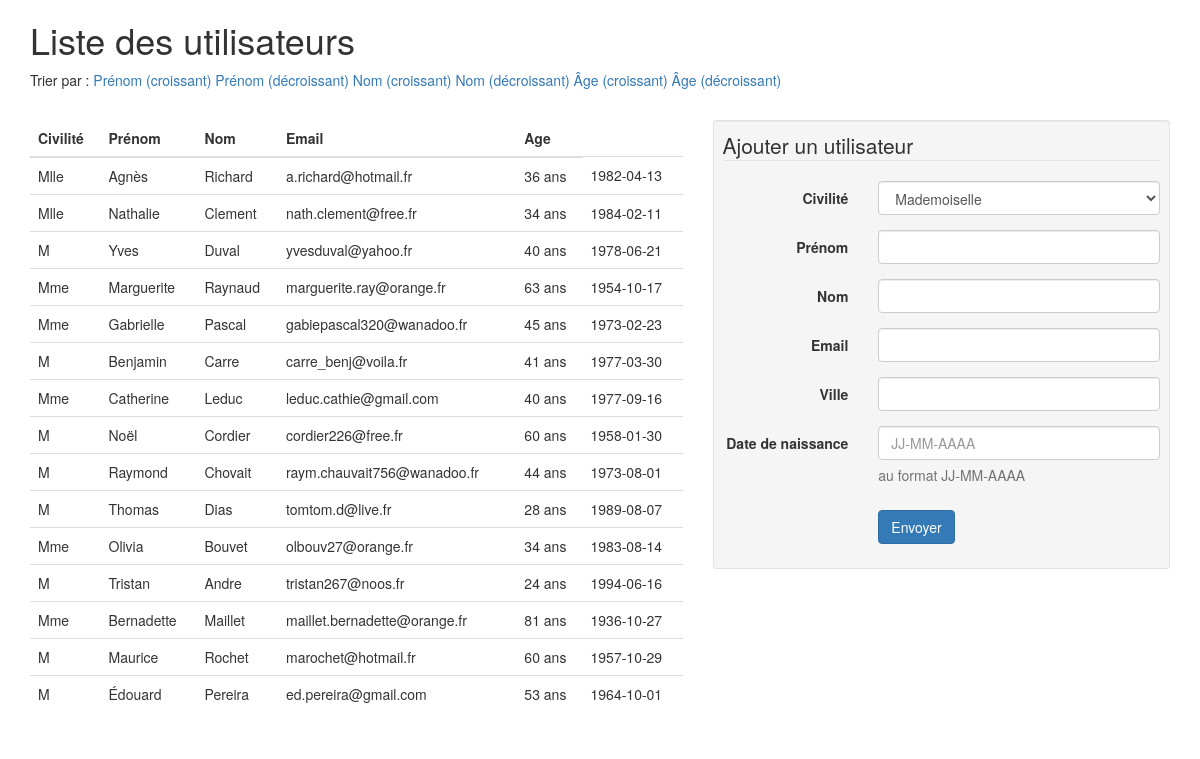
/exercice_2/index.php, run on the app's committed database.
### tables this page shows
CREATE TABLE IF NOT EXISTS `users` (
  `id` int(11) NOT NULL AUTO_INCREMENT,
  `gender` enum('Mlle','Mme','M') NOT NULL,
  `firstname` varchar(255) NOT NULL,
  `lastname` varchar(255) NOT NULL,
  `email` varchar(255) NOT NULL,
  `birthdate` date NOT NULL,
  `city` varchar(255) NOT NULL,
  PRIMARY KEY (`id`),
  UNIQUE KEY `email` (`email`)
);

### exercice_2/index.php (the view, shortened to what this page needs)
<?php
require_once 'connect.php';
$order = '';
$queryUsers = $db->prepare('SELECT * FROM users'.$order);
if($queryUsers->execute()){
	$users = $queryUsers->fetchAll();
}
?>
<!DOCTYPE html>
<html>
<head>
	<link href="https://maxcdn.bootstrapcdn.com/bootstrap/3.3.6/css/bootstrap.min.css" rel="stylesheet">
</head>
<body>
	<div class="container">
		<h1>Liste des utilisateurs</h1>
		<p>Trier par :
			<a href="index.php?column=firstname&order=asc">Prénom (croissant)</a>
			<a href="index.php?column=firstname&order=desc">Prénom (décroissant)</a>
			<a href="index.php?column=lastname&order=asc">Nom (croissant)</a>
			<a href="index.php?column=lastname&order=desc">Nom (décroissant)</a>
			<a href="index.php?column=birthdate&order=asc">Âge (croissant)</a>
			<a href="index.php?column=birthdate&order=desc">Âge (décroissant)</a>
		</p>
		<br>
		<div class="row">
			<div class="col-md-7">
				<table class="table">
					<thead>
						<tr>
							<th>Civilité</th>
							<th>Prénom</th>
							<th>Nom</th>
							<th>Email</th>
							<th>Age</th>
						</tr>
					</thead>
					<tbody>
						<?php foreach($users as $user):?>
							<tr>
								<td><?php echo $user['gender'];?></td>
								<td><?php echo $user['firstname'];?></td>
								<td><?php echo $user['lastname'];?></td>
								<td><?php echo $user['email'];?></td>
								<td><?php echo DateTime::createFromFormat('Y-m-d', $user['birthdate'])->diff(new DateTime('now'))->y;?> ans</td>
								<td><?php echo $user['birthdate'];?></td>
							</tr>
						<?php endforeach; ?>
					</tbody>
				</table>
			</div>
			<div class="col-md-5">
				<form method="post" class="form-horizontal well well-sm">
					<fieldset>
						<legend>Ajouter un utilisateur</legend>
						<div class="form-group">
							<label class="col-md-4 control-label" for="gender">Civilité</label>
							<div class="col-md-8">
								<select id="gender" name="gender" class="form-control input-md" required>
									<option value="Mlle">Mademoiselle</option>
								</select>
							</div>
						</div>
						<div class="form-group">
							<label class="col-md-4 control-label" for="firstname">Prénom</label>
							<div class="col-md-8">
								<input id="firstname" name="firstname" type="text" class="form-control input-md" required>
							</div>
						</div>
						<div class="form-group">
							<label class="col-md-4 control-label" for="lastname">Nom</label>
							<div class="col-md-8">
								<input id="lastname" name="lastname" type="text" class="form-control input-md" required>
							</div>
						</div>
						<div class="form-group">
							<label class="col-md-4 control-label" for="email">Email</label>
							<div class="col-md-8">
								<input id="email" name="email" type="email" class="form-control input-md" required>
							</div>
						</div>
						<div class="form-group">
							<label class="col-md-4 control-label" for="city">Ville</label>
							<div class="col-md-8">
								<input id="city" name="city" type="text" class="form-control input-md" required>
							</div>
						</div>
						<div class="form-group">
							<label class="col-md-4 control-label" for="birthdate">Date de naissance</label>
							<div class="col-md-8">
								<input id="birthdate" name="birthdate" type="text" placeholder="JJ-MM-AAAA" class="form-control input-md" required>
								<span class="help-block">au format JJ-MM-AAAA</span>
							</div>
						</div>
						<div class="form-group">
							<div class="col-md-4 col-md-offset-4">
								<button type="submit" class="btn btn-primary">Envoyer</button>
							</div>
						</div>
					</fieldset>
				</form>
			</div>
		</div>
	</div>
</body>
</html>

### data on the page
users: gender "Mlle", firstname "Agnès", lastname "Richard", email "a.richard@hotmail.fr", birthdate "1982-04-13"
users: gender "Mlle", firstname "Nathalie", lastname "Clement", email "nath.clement@free.fr", birthdate "1984-02-11"
users: gender "M", firstname "Yves", lastname "Duval", email "yvesduval@yahoo.fr", birthdate "1978-06-21"
users: gender "Mme", firstname "Marguerite", lastname "Raynaud", email "marguerite.ray@orange.fr", birthdate "1954-10-17"
users: gender "Mme", firstname "Gabrielle", lastname "Pascal", email "gabiepascal320@wanadoo.fr", birthdate "1973-02-23"
users: gender "M", firstname "Benjamin", lastname "Carre", email "carre_benj@voila.fr", birthdate "1977-03-30"
users: gender "Mme", firstname "Catherine", lastname "Leduc", email "leduc.cathie@gmail.com", birthdate "1977-09-16"
users: gender "M", firstname "Noël", lastname "Cordier", email "cordier226@free.fr", birthdate "1958-01-30"
users: gender "M", firstname "Raymond", lastname "Chovait", email "raym.chauvait756@wanadoo.fr", birthdate "1973-08-01"
users: gender "M", firstname "Thomas", lastname "Dias", email "tomtom.d@live.fr", birthdate "1989-08-07"
users: gender "Mme", firstname "Olivia", lastname "Bouvet", email "olbouv27@orange.fr", birthdate "1983-08-14"
users: gender "M", firstname "Tristan", lastname "Andre", email "tristan267@noos.fr", birthdate "1994-06-16"
users: gender "Mme", firstname "Bernadette", lastname "Maillet", email "maillet.bernadette@orange.fr", birthdate "1936-10-27"
users: gender "M", firstname "Maurice", lastname "Rochet", email "marochet@hotmail.fr", birthdate "1957-10-29"
users: gender "M", firstname "Édouard", lastname "Pereira", email "ed.pereira@gmail.com", birthdate "1964-10-01"
